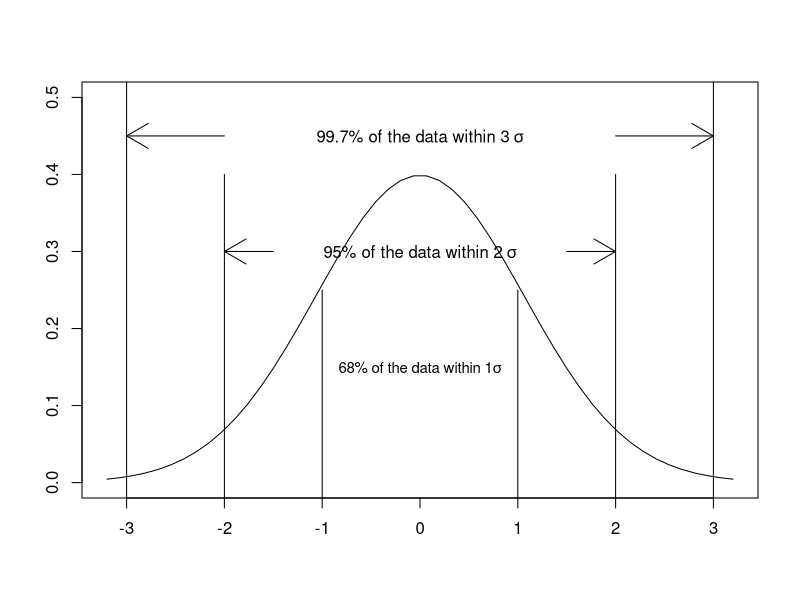

Here is the R script that generated this plot:
#draw a normal distribution plot
plot(seq(-3.2,3.2,length=50),dnorm(seq(-3,3,length=50),0,1),type="l",xlab="",ylab="",ylim=c(0,0.5))
segments(x0 = c(-3,3),y0 = c(-1,-1),x1 = c(-3,3),y1=c(1,1))
text(x=0,y=0.45,labels = expression("99.7% of the data within 3" ~ sigma))
arrows(x0=c(-2,2),y0=c(0.45,0.45),x1=c(-3,3),y1=c(0.45,0.45))
segments(x0 = c(-2,2),y0 = c(-1,-1),x1 = c(-2,2),y1=c(0.4,0.4))
text(x=0,y=0.3,labels = expression("95% of the data within 2" ~ sigma))
arrows(x0=c(-1.5,1.5),y0=c(0.3,0.3),x1=c(-2,2),y1=c(0.3,0.3))
segments(x0 = c(-1,1),y0 = c(-1,-1),x1 = c(-1,1),y1=c(0.25,0.25))
text(x=0,y=0.15,labels = expression("68% of the data within 1" * sigma),cex=0.9)